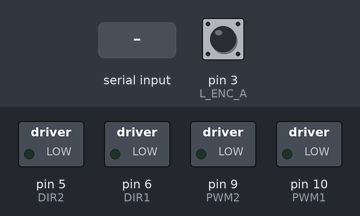
A sketch run on a simulated Arduino Uno, built with avr-gcc and run on an emulated ATmega328P. On the bench: switched loads named in the sketch (green lamp = pin HIGH). The inputs (shaded band) are chosen by the test bench; at power-on: pin 3 (L_ENC_A) HIGH.

Above: at 1.2 s.
1.3 s: "f" received over Serial
At 2.5 s:
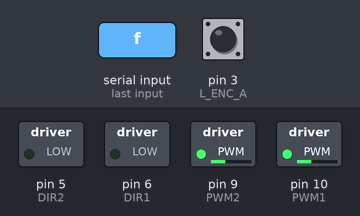
2.8 s: "b" received over Serial
At 3.8 s:
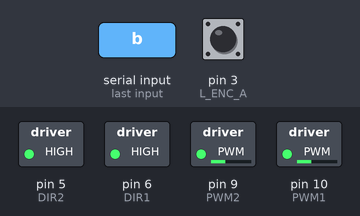
4.3 s: "l" received over Serial
At 4.9 s:
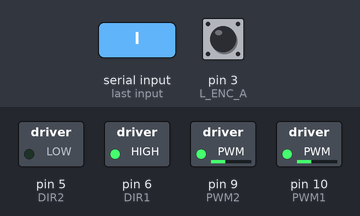
5.8 s: "r" received over Serial
At 7.3 s:
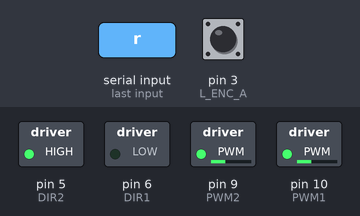
Timing chart, 0 to 8.3 s (numbered marks = the images above; inputs shaded):
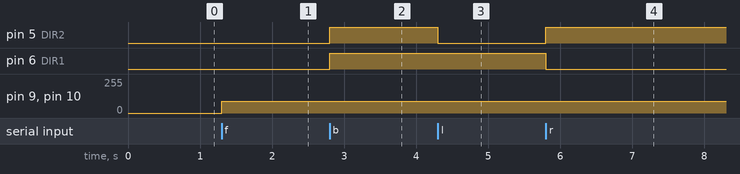

Measured:
- after the input at 1.3 s, pin 9 (PWM2), pin 10 (PWM1): 0/255 → 90/255 at once
- after the input at 2.8 s, pin 5 (DIR2), pin 6 (DIR1): LOW → HIGH at once
- after the input at 4.3 s, pin 5 (DIR2): HIGH → LOW at once
- after the input at 5.8 s, pin 5 (DIR2): LOW → HIGH at once; pin 6 (DIR1): HIGH → LOW at once

The sketch:

encoded_motors.ino
```cpp
// --- PINS (TCE Robot Hardware) ---
const int DIR1 = 6;
const int PWM1 = 10;

const int DIR2 = 5;
const int PWM2 = 9;

const int L_ENC_A = 3;

// ---------------- SPEEDS ----------------
const int MOVE_SPEED = 90;
const int TURN_SPEED = 90;

// ----------------------------------------
volatile long left_ticks = 0;

void setup() {

  Serial.begin(9600);

  pinMode(DIR1, OUTPUT);
  pinMode(PWM1, OUTPUT);

  pinMode(DIR2, OUTPUT);
  pinMode(PWM2, OUTPUT);

  pinMode(L_ENC_A, INPUT_PULLUP);

  attachInterrupt(
    digitalPinToInterrupt(L_ENC_A),
    encoderISR,
    RISING
  );

  stopRobot();
}

void loop() {

  if (Serial.available() > 0) {

    char cmd = Serial.read();

    switch (cmd) {

      case 'f':
        moveForward();
        break;

      case 'b':
        moveBackward();
        break;

      case 'l':
        turnLeft();
        break;

      case 'r':
        turnRight();
        break;

      case 's':
        stopRobot();
        break;
    }

    // clear buffer
    while (Serial.available() > 0) {
      Serial.read();
    }
  }
}

// ========================================
// ENCODER ISR
// ========================================

void encoderISR() {
  left_ticks++;
}

// ========================================
// MOVEMENT FUNCTIONS
// ========================================

void moveForward() {

  digitalWrite(DIR1, LOW);
  digitalWrite(DIR2, LOW);

  analogWrite(PWM1, MOVE_SPEED);
  analogWrite(PWM2, MOVE_SPEED);
}

void moveBackward() {

  digitalWrite(DIR1, HIGH);
  digitalWrite(DIR2, HIGH);

  analogWrite(PWM1, MOVE_SPEED);
  analogWrite(PWM2, MOVE_SPEED);
}

void turnLeft() {

  digitalWrite(DIR1, HIGH);
  digitalWrite(DIR2, LOW);

  analogWrite(PWM1, TURN_SPEED);
  analogWrite(PWM2, TURN_SPEED);
}

void turnRight() {

  digitalWrite(DIR1, LOW);
  digitalWrite(DIR2, HIGH);

  analogWrite(PWM1, TURN_SPEED);
  analogWrite(PWM2, TURN_SPEED);
}

void stopRobot() {

  analogWrite(PWM1, 0);
  analogWrite(PWM2, 0);

  digitalWrite(DIR1, LOW);
  digitalWrite(DIR2, LOW);
}
```
